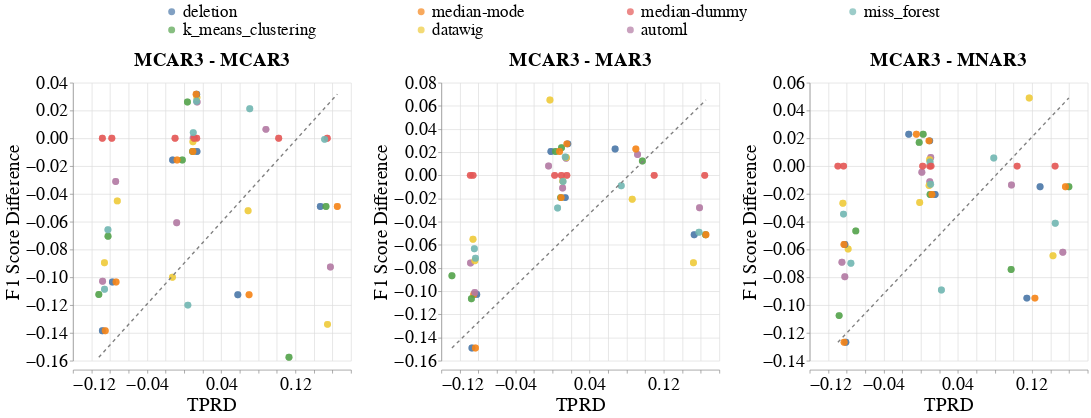

Write notebook code for a chart like this one.
### Markdown cell above
## Metric Visualizations

### Code cell
create_scatter_plot(missingness_types=[{'train': 'MCAR3', 'test': 'MCAR3'},
                                       {'train': 'MCAR3', 'test': 'MAR3'},
                                       {'train': 'MCAR3', 'test': 'MNAR3'}],
                    imputation_quality_metric_name='f1_score_difference',
                    model_performance_metric_name='Equalized_Odds_TPR',
                    dataset_to_column_name=DATASET_TO_COLUMN_NAME,
                    dataset_to_group=DATASETS_SENSITIVE_ATTRS,
                    db_client_1=db_client_1,
                    db_client_3=db_client_3)

### Figure 1 — Vega-Lite specification as saved in the notebook (floating-point values rounded to 4 significant figures; data arrays with more than 128 entries replaced by an {"elided": "..."} marker saying what was removed)
{"config": {"view": {"continuousWidth": 400, "continuousHeight": 300, "stroke": null}, "axis": {"labelFontSize": 26, "labelFontWeight": "normal", "titleFontSize": 28, "titleFontWeight": "normal"}, "facet": {"spacing": 30}, "header": {"labelFontSize": 28, "labelFontWeight": "bold", "labelOrient": "top", "labelPadding": 5, "titleFontSize": 28}, "legend": {"columns": 4, "direction": "horizontal", "labelFontSize": 24, "labelLimit": 400, "orient": "top", "symbolOffset": 130, "symbolStrokeWidth": 10, "titleAnchor": "middle", "titleFontSize": 26, "titleLimit": 300}, "title": {"fontSize": 28}}, "data": {"name": "data-96eaf77ff60ef8eacf146e95a5612d0d"}, "facet": {"column": {"field": "Missingness_Type", "sort": ["MCAR3 - MCAR3", "MCAR3 - MAR3", "MCAR3 - MNAR3"], "title": null, "type": "nominal"}}, "spec": {"layer": [{"mark": {"type": "circle", "size": 100}, "encoding": {"color": {"field": "Null_Imputer_Name", "sort": ["deletion", "median-mode", "median-dummy", "miss_forest", "k_means_clustering", "datawig", "automl"], "title": null, "type": "nominal"}, "x": {"axis": {"title": "TPRD"}, "field": "Equalized_Odds_TPR", "type": "quantitative"}, "y": {"axis": {"title": "F1 Score Difference"}, "field": "F1_Score_Difference", "type": "quantitative"}}}, {"mark": {"type": "line", "color": "gray", "strokeDash": [5, 5]}, "encoding": {"x": {"field": "Equalized_Odds_TPR_Line", "type": "quantitative"}, "y": {"field": "F1_Score_Difference_Line", "type": "quantitative"}}}], "height": 400, "width": 400}, "resolve": {"scale": {"y": "independent"}}, "$schema": "https://vega.github.io/schema/vega-lite/v4.17.0.json", "datasets": {"data-96eaf77ff60ef8eacf146e95a5612d0d": {"elided": "294 records"}}}
